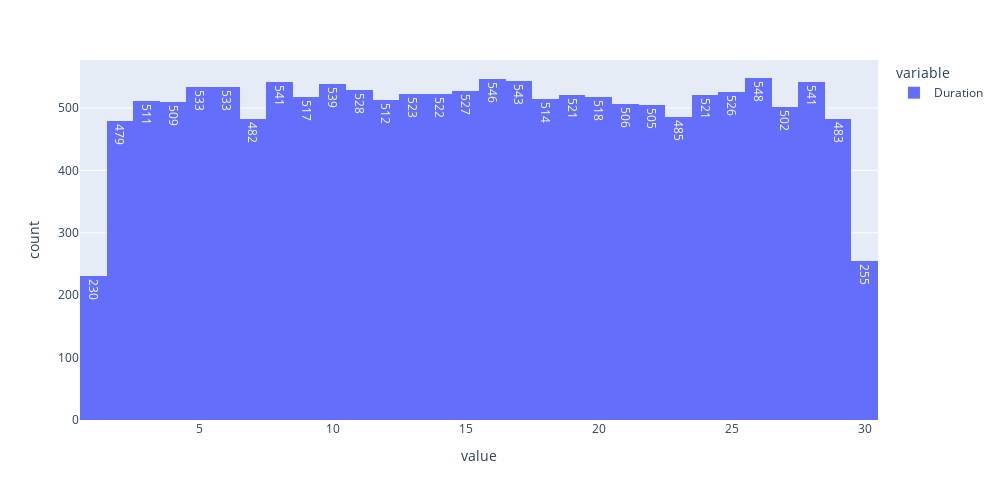

Notebook code for this chart:
### Code cell
px.histogram(df['Duration'], width=1000, height=500, text_auto=True)

### Figure 1 — Plotly figure (JSON) as saved in the notebook; plotly's stock layout.template omitted (floating-point values rounded to 4 significant figures; data arrays with more than 128 entries replaced by an {"elided": "..."} marker saying what was removed)
{"data": [{"alignmentgroup": "True", "bingroup": "x", "hovertemplate": "variable=Duration<br>value=%{x}<br>count=%{y}<extra></extra>", "legendgroup": "Duration", "marker": {"color": "#636efa", "pattern": {"shape": ""}}, "name": "Duration", "offsetgroup": "Duration", "orientation": "v", "showlegend": true, "texttemplate": "%{value}", "type": "histogram", "x": {"elided": "15000 int values"}, "xaxis": "x", "yaxis": "y"}], "layout": {"barmode": "relative", "height": 500, "legend": {"title": {"text": "variable"}, "tracegroupgap": 0}, "margin": {"t": 60}, "width": 1000, "xaxis": {"anchor": "y", "autorange": true, "domain": [0, 1], "range": [0.5, 30.5], "title": {"text": "value"}, "type": "linear"}, "yaxis": {"anchor": "x", "autorange": true, "domain": [0, 1], "range": [0, 576.8], "title": {"text": "count"}}}}
